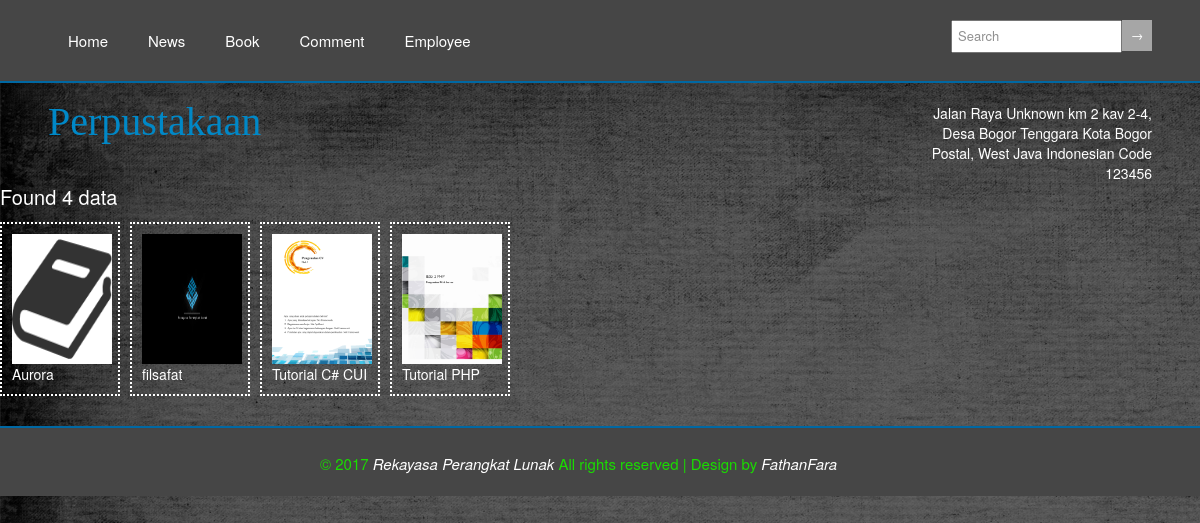
Screenshot of /book.php with the database file from the repository.
### tables this page shows
CREATE TABLE `book_data` (
  `BookID` int(11) NOT NULL,
  `Name` varchar(100) NOT NULL,
  `Types` varchar(100) NOT NULL,
  `FinesPerDay` double NOT NULL,
  `Loaned` varchar(5) NOT NULL COMMENT 'true or false',
  `ComeDate` datetime NOT NULL,
  `Writer` varchar(100) NOT NULL,
  `Publisher` varchar(100) NOT NULL,
  `NumberOfPage` int(11) NOT NULL,
  `Synopsis` text NOT NULL,
  `Donation` varchar(5) NOT NULL COMMENT 'true of false',
  `Price` double NOT NULL,
  `NumberOfGood` int(11) NOT NULL,
  `NumberOfBroken` int(11) NOT NULL,
  `NumberOfMissing` int(11) NOT NULL,
  `CountOfLoaned` int(11) NOT NULL
);

### App Code/Class_Book.php (called while the page is built, shortened)
<?php
class Class_Book
{
    function array_Get_AllBookID_ByName($s_Search)
    {
        $q = array();
        $i_Index = 0;
        $s_Search = addslashes($s_Search);
        include 'DatabaseString.php';
        $s_Query = " SELECT BookID "
                . " From Book_Data "
                . " where Name like '%$s_Search%' or Types like '%$s_Search%' or convert(FinesPerDay,char) like '%$s_Search%' or Loaned like '%$s_Search%' or ComeDate like '%$s_Search%' or "
                . "         Writer like '%$s_Search%' or Publisher like '%$s_Search%' or Convert(NumberOfPage,char) like '%$s_Search%' or Synopsis like '%$s_Search%' or "
                . "         Donation like '%$s_Search%' or convert(Price,char) like '%$s_Search%' or "
                . "         convert(NumberOfGood,char) like '%$s_Search%' or Convert(NumberOfBroken,char) like '%$s_Search%' or convert(NumberOfMissing,char) like '%$s_Search%' "
                . " order by Name asc ";
        $Query = mysqli_query($conn,$s_Query);
        if($Query)
        {
            while ($DataRow = mysqli_fetch_array($Query))
            {
                $q[$i_Index] = str_replace("\'", "'", $DataRow[0]);
                $i_Index++;
            }
        }
        return $q;
    }
    function array_Get_AllDataBook($s_BookID)
    {
        $q = array("", "", "", "", "", "", "", "", "", "", "", "", "", "", "", "");
        $s_BookID = addslashes($s_BookID);
        include 'DatabaseString.php';
        $s_Query = " SELECT BookID, Name, Types, FinesPerDay, Loaned, ComeDate, Writer, Publisher, NumberOfPage, Synopsis, Donation, Price, NumberOfGood, NumberOfBroken, NumberOfMissing, CountOfLoaned "
                . " From Book_Data "
                . " where BookID = '$s_BookID' ";
        $Query = mysqli_query($conn,$s_Query);
        if($Query)
        {
            while ($DataRow = mysqli_fetch_array($Query))
            {
                $q[0] = str_replace("\'", "'", $DataRow[0]);
                $q[1] = str_replace("\'", "'", $DataRow[1]);
                $q[2] = str_replace("\'", "'", $DataRow[2]);
                $q[3] = str_replace("\'", "'", $DataRow[3]);
                $q[4] = str_replace("\'", "'", $DataRow[4]);
                $q[5] = str_replace("\'", "'", $DataRow[5]);
                $q[6] = str_replace("\'", "'", $DataRow[6]);
                $q[7] = str_replace("\'", "'", $DataRow[7]);
                $q[8] = str_replace("\'", "'", $DataRow[8]);
                $q[9] = str_replace("\'", "'", $DataRow[9]);
                $q[10] = str_replace("\'", "'", $DataRow[10]);
                $q[11] = str_replace("\'", "'", $DataRow[11]);
                $q[12] = str_replace("\'", "'", $DataRow[12]);
                $q[13] = str_replace("\'", "'", $DataRow[13]);
                $q[14] = str_replace("\'", "'", $DataRow[14]);
                $q[15] = str_replace("\'", "'", $DataRow[15]);
            }
        }
        return $q;
    }
    function string_Set_ImageBook($s_BookID, $s_PathFolder)
    {
        $s_Image = $s_PathFolder . "images/Global/book.png";
        $array_Extension = array("jpg","png","bmp","jpeg","gif");
        for($var1 = 0; $var1 < count($array_Extension); $var1++)
        {
            $s_FileName = $s_PathFolder . "Images/Book/" . $s_BookID . ".".$array_Extension[$var1];
            if(file_exists($s_FileName))
            {
                $s_Image = $s_FileName;
                break;
            }
        }
        $q = $s_Image;
        return $q;
    }
}
?>

### Book/List Data.php (the view, shortened to what this page needs)
<?php
include_once 'App Code/Class_Book.php';
$c_Book = new Class_Book();
$s_Search = "";
$array_List = $c_Book->array_Get_AllBookID_ByName($s_Search);
?>
<div class="InfoDataCount">Found <?=count($array_List)?> data</div>
<div class="GalleryBook">
<?php
    for($var = 0; $var < count($array_List); $var++)
    {
        $s_BookID = $array_List[$var];
        $array_Data = $c_Book->array_Get_AllDataBook($s_BookID);
        ?>
<a class="Data" href="bookprofile.php?id=<?=$s_BookID?>">
<img src="<?=$c_Book->string_Set_ImageBook($s_BookID, "")?>" />
<span><?=$array_Data[1]?></span>
</a>
<?php
    }
    ?>
</div>

### css/BodyTop.css (style rules this page uses)
* { margin: 0; padding: 0; }
html { height:100%; }
body { height:100%; background-color: #8a8a8a; background-image: url('../Images/Global/Background.jpg'); background-attachment: fixed; background-repeat: no-repeat; }

### assets/css/w3.css (style rules this page uses)
html { box-sizing:border-box }
*,*:before,*:after { box-sizing:inherit }
html { -ms-text-size-adjust:100%;-webkit-text-size-adjust:100% }
body { margin:0 }
a { background-color:transparent;-webkit-text-decoration-skip:objects }
img { border-style:none }
html,body { font-family:Verdana,sans-serif;font-size:15px;line-height:1.5 }
html { overflow-x:hidden }
img { margin-bottom:-5px }
a { color:inherit }

### Book/List Data.php (style rules this page uses)
.InfoDataCount { clear: both; float: left; font-size: 20px; color:#ffffff; margin-bottom: 10px; }
.GalleryBook { clear: both; float: left; width: 100%; }
.GalleryBook .Data { float: left; margin-right: 10px; margin-bottom: 10px; text-decoration: none; padding: 10px; border: 2px dotted #ffffff; width: 10%; }
.GalleryBook .Data img { clear: both; float: left; width: 100px; height: 130px; background-color: #ffffff; }
.GalleryBook .Data span { clear: both; float: left; font-size: 14px; margin-top: 5px; color:#ffffff; }

### rows the page displays
book_data: Name "Aurora"
book_data: Name "filsafat"
book_data: Name "Tutorial C# CUI"
book_data: Name "Tutorial PHP"

### other values shown
$c_Variable->string_Get_ProjectName() "Perpustakaan"
$c_Variable->string_Set_SystemName(0) "Jalan Raya Unknown km 2 kav 2-4, Desa Bogor Tenggara Kota Bogor Postal, West Java Indonesian Code 123456"
count($array_List) "4"
